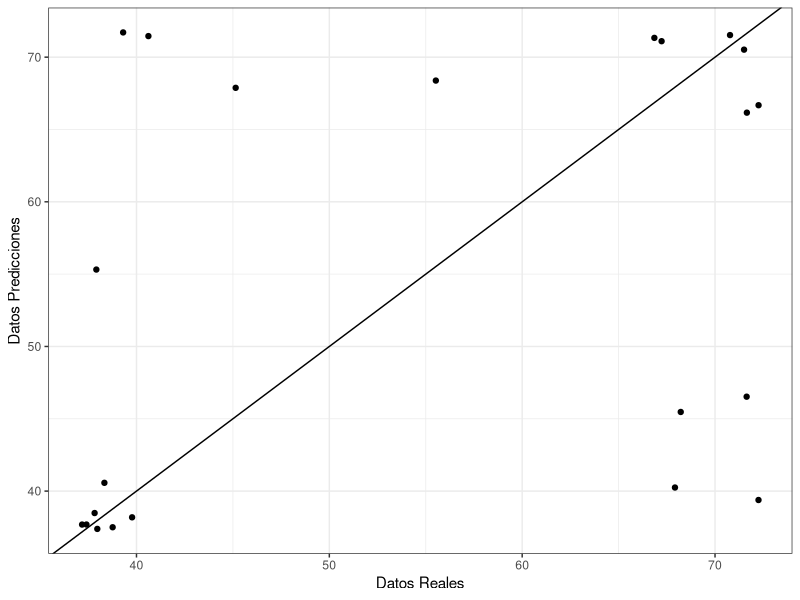
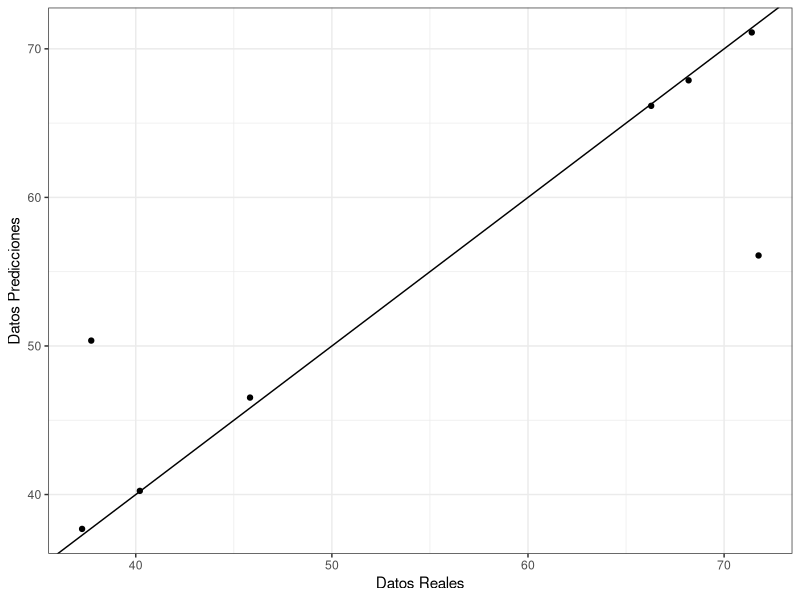
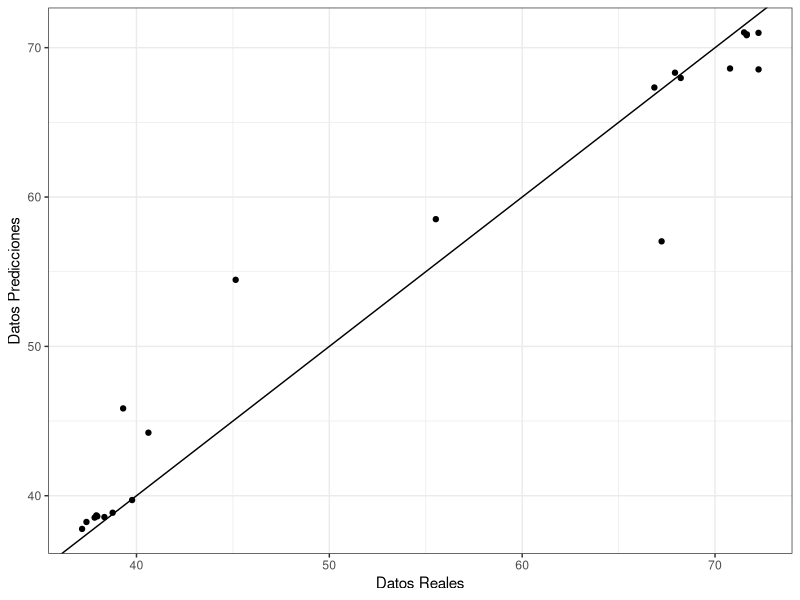
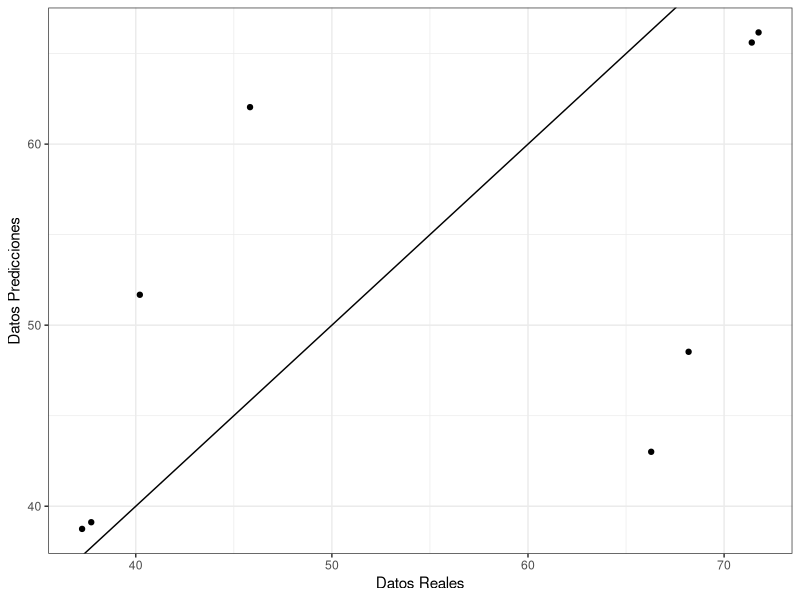
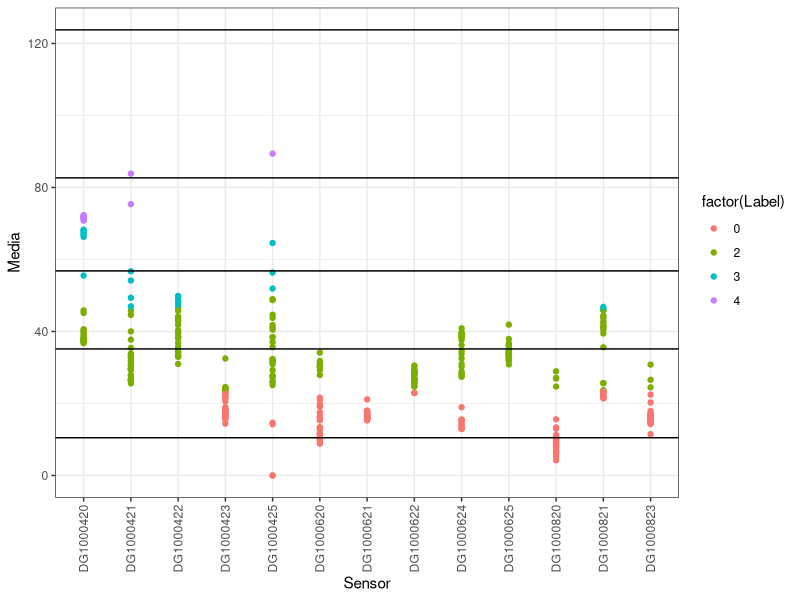
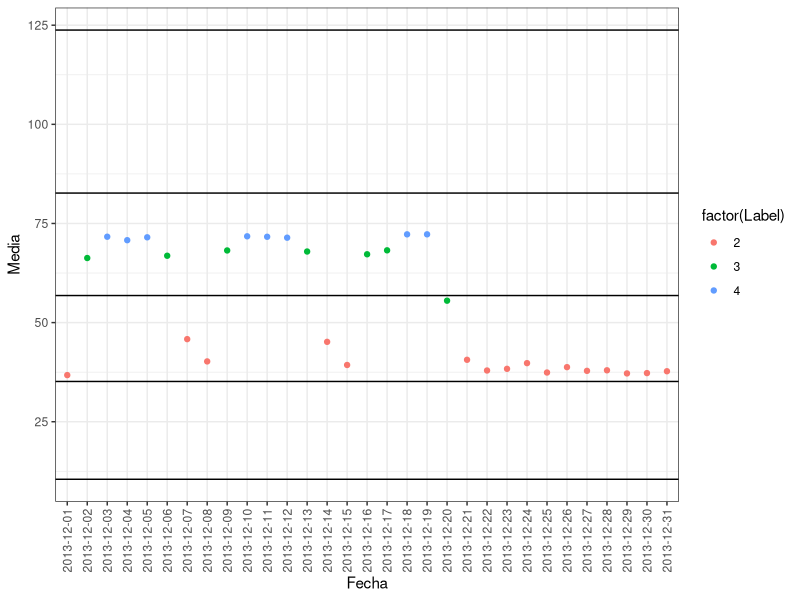

These figures' R source, in order:
library(nlme)
library(ggplot2)

theme_set(theme_bw())

datos_reales_entrenamiento <- read.csv("../../ficheros/2a-training_set.csv",header=TRUE, sep=",")
datos_reales_test <- read.csv("../../ficheros/2a-test_set.csv",header=TRUE, sep=",")
resultados_reales_entrenamiento = datos_reales_entrenamiento[,146]
resultados_reales_test = datos_reales_test[,146]

# ------------------------- Graficas Ejercicio 2a NNET -------------------------

datos_prediccion_entrenamiento_nnet <- read.csv("../../ficheros/2a-prediction_training_set.csv",header=TRUE, sep=",")
datos_prediccion_test_nnet <- read.csv("../../ficheros/2a-prediction_test_set.csv",header=TRUE, sep=",")

datos_entrenamiento_nnet <- datos_prediccion_entrenamiento_nnet
datos_entrenamiento_nnet$reales <- resultados_reales_entrenamiento

datos_test_nnet <- datos_prediccion_test_nnet
datos_test_nnet$reales <- resultados_reales_test

jpeg("../Graficas/grafica_2a_entrenamiento_nnet.jpeg")
ggplot(datos_entrenamiento_nnet, aes(x = reales, y = x) ) +
  labs(x = "Datos Reales",y = "Datos Predicciones")+
  geom_point() +
  geom_abline(intercept=0, slope=1)
dev.off()

jpeg("../Graficas/grafica_2a_test_nnet.jpeg")
ggplot(datos_test_nnet, aes(x = reales, y = x) ) +
  labs(x = "Datos Reales",y = "Datos Predicciones")+
  geom_point() +
  geom_abline(intercept=0, slope=1)
dev.off()

# -------------------- Graficas Ejercicio 2b Random Forest ---------------------

datos_prediccion_entrenamiento_rf <- read.csv("../../ficheros/2b-training_prediction.csv",header=FALSE, sep=",")
datos_prediccion_test_rf <- read.csv("../../ficheros/2b-test_prediction.csv",header=FALSE, sep=",")

datos_entrenamiento_rf <- datos_prediccion_entrenamiento_rf
datos_entrenamiento_rf$reales <- resultados_reales_entrenamiento

datos_test_rf <- datos_prediccion_test_rf
datos_test_rf$reales <- resultados_reales_test

jpeg("../Graficas/grafica_2b_entrenamiento_rf.jpeg")
ggplot(datos_entrenamiento_rf, aes(x = reales, y = V2) ) +
  labs(x = "Datos Reales",y = "Datos Predicciones")+
  geom_point() +
  geom_abline(intercept=0, slope=1)
dev.off()

jpeg("../Graficas/grafica_2b_test_rf.jpeg")
ggplot(datos_test_rf, aes(x = reales, y = V2) ) +
  labs(x = "Datos Reales",y = "Datos Predicciones")+
  geom_point() +
  geom_abline(intercept=0, slope=1)
dev.off()

# ------------------------- Graficas Ejercicio 2c Knn --------------------------

datos_clusters <- read.csv("../../ficheros/2c-clusters-medias.csv",header=TRUE, sep=",")
centros_clusters <- read.csv("../../ficheros/2c-clusters-centros.csv",header=FALSE, sep=",")


datos_clusters_cortados = datos_clusters[1:400,]


jpeg("../Graficas/grafica_2c_knn.jpeg")
ggplot(datos_clusters_cortados, aes(x = Sensor, y = Media) ) +
  theme(axis.text.x  = element_text(angle = 90, vjust = 0.5, hjust=1))+
  geom_point(aes(color=factor(Label))) + 
  geom_hline(yintercept=centros_clusters[1, 1])+
geom_hline(yintercept=centros_clusters[2, 1]) +
geom_hline(yintercept=centros_clusters[3, 1]) +
geom_hline(yintercept=centros_clusters[4, 1]) +
geom_hline(yintercept=centros_clusters[5, 1])
dev.off()

datos_clusters_DG1000420 = datos_clusters[datos_clusters$Sensor == "DG1000420",]
jpeg("../Graficas/grafica_2c_knn_DG1000420.jpeg")
ggplot(datos_clusters_DG1000420, aes(x = Fecha, y = Media) ) +
  theme(axis.text.x  = element_text(angle = 90, vjust = 0.5, hjust=1))+
  geom_point(aes(color=factor(Label))) + 
  geom_hline(yintercept=centros_clusters[1, 1])+
  geom_hline(yintercept=centros_clusters[2, 1]) +
  geom_hline(yintercept=centros_clusters[3, 1]) +
  geom_hline(yintercept=centros_clusters[4, 1]) +
  geom_hline(yintercept=centros_clusters[5, 1])
dev.off()


















